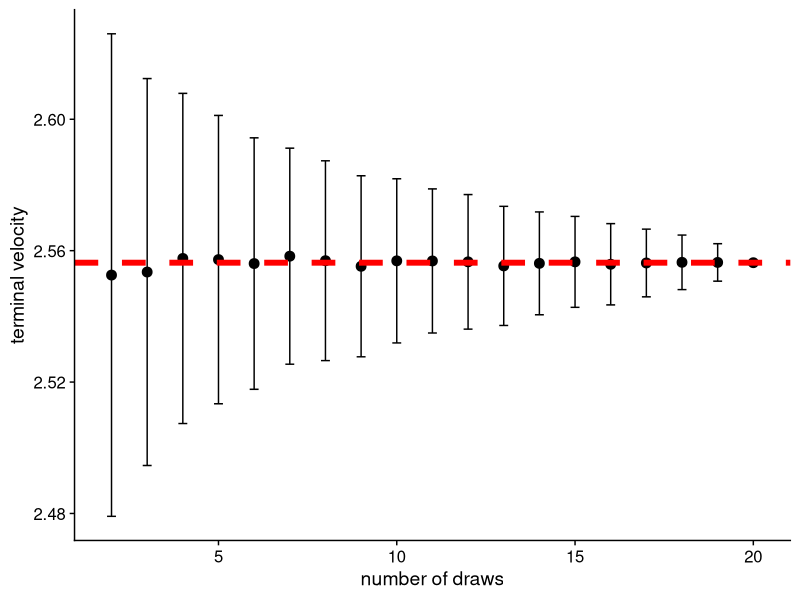
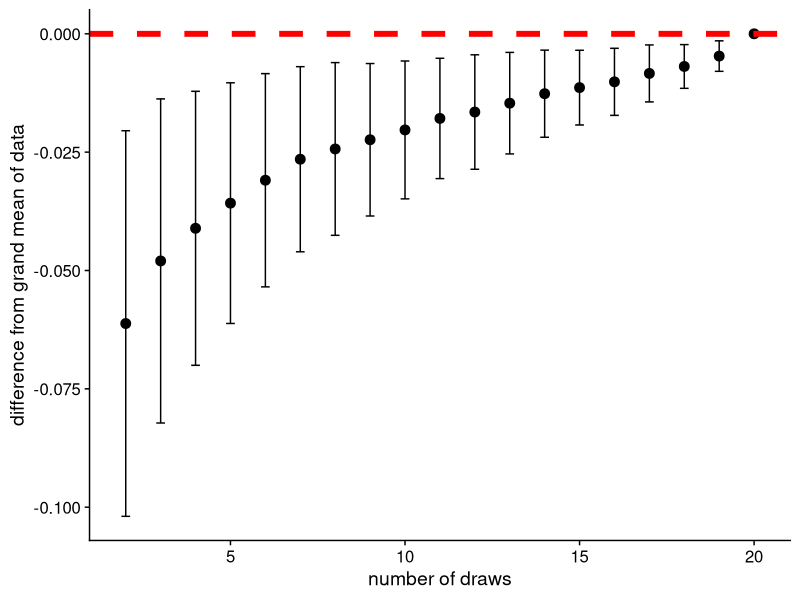
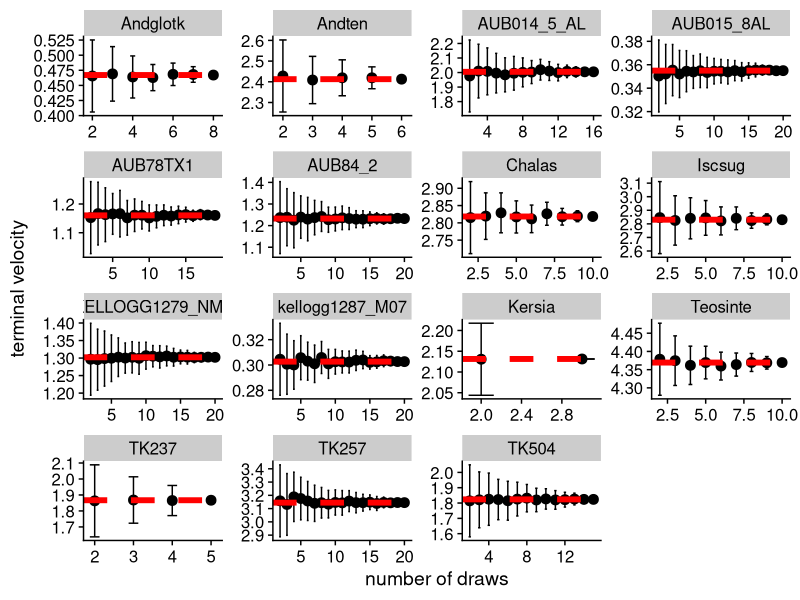
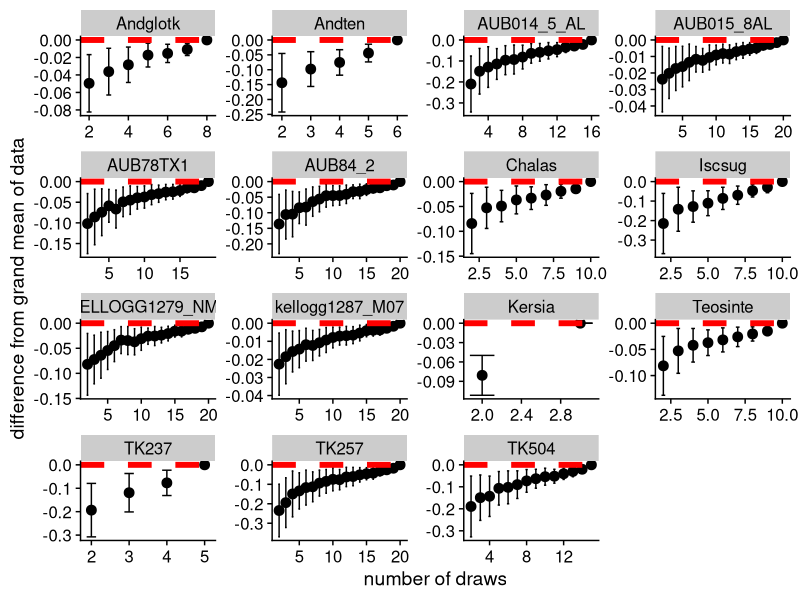
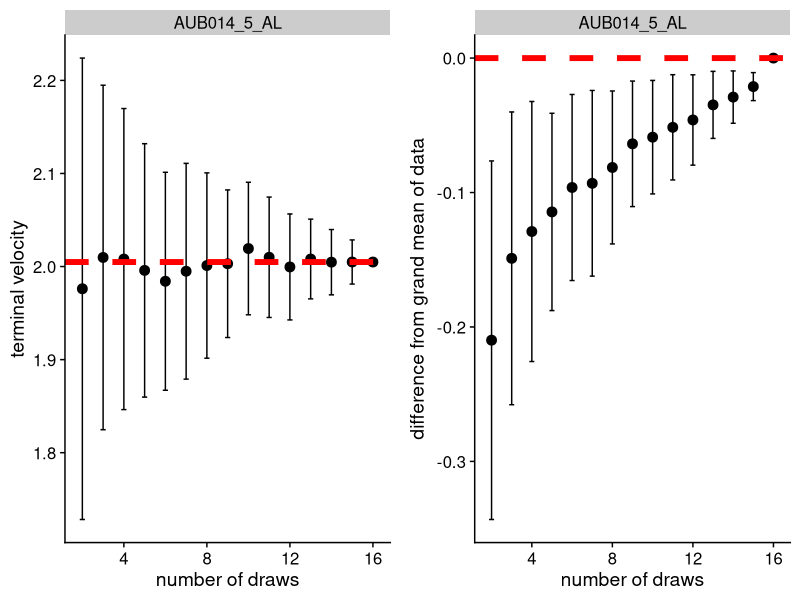
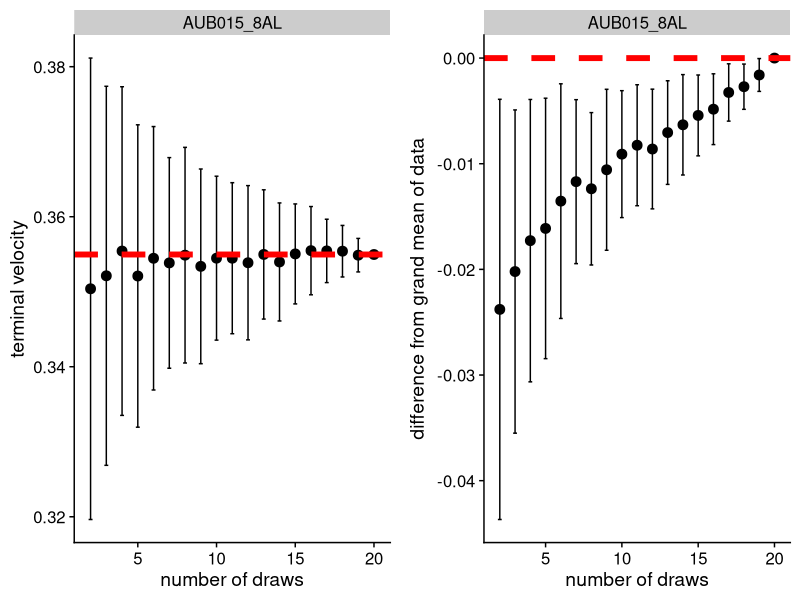
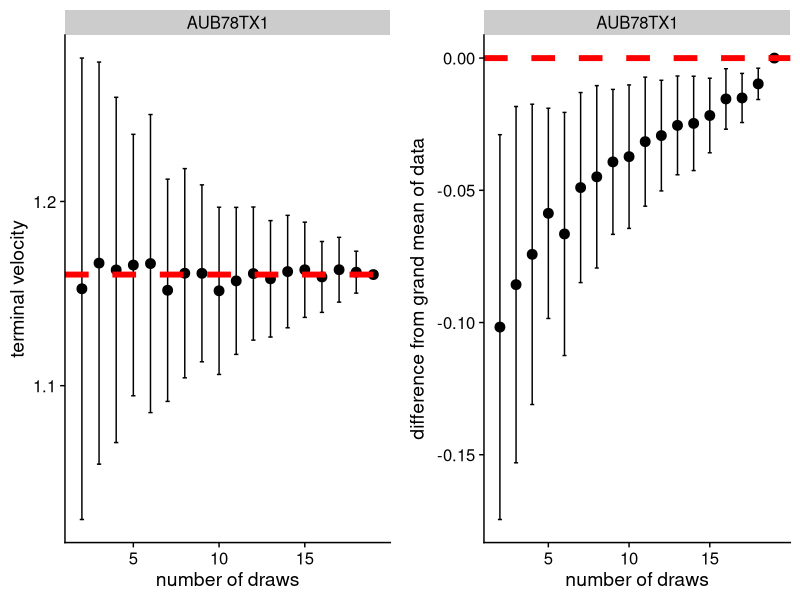
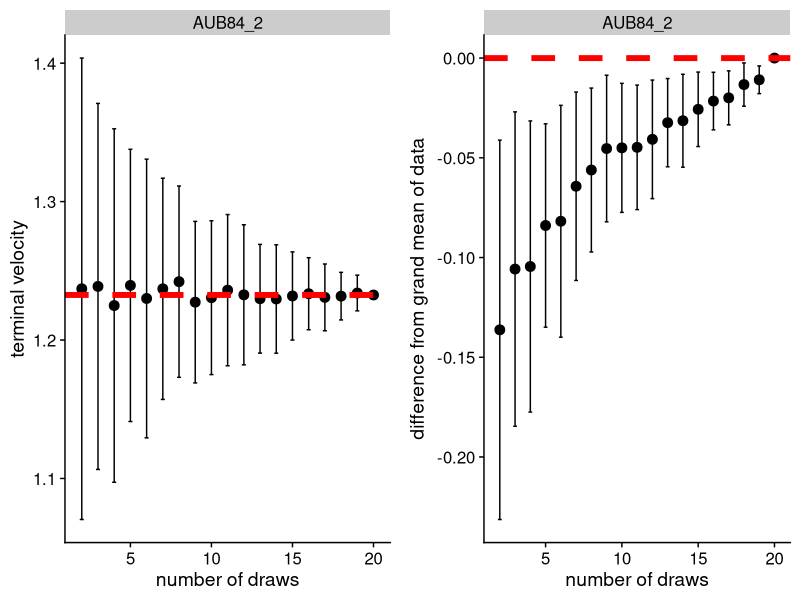

Generate these figures, in order, with R:
## ---- chunk 1
rm(list = ls())
library(tidyverse)
library(cowplot)
library(readxl)
theme_set(theme_cowplot())
## ---- chunk 2
# PROLOG   ##############################################################################

# PROJECT: Andropogonae_dispersaltraits
# PURPOSE: Determine the number of drops needed for each species.
# AUTHOR:  Lauren Sullivan (llsull@msu.edu)
# COLLAB:  Toby Kellogg, Kurt Petersen, Binbin Wang, Huijie Wu
# CREATED: 7 April 2021
# LATEST:  22 April 2025
# NOTES:   
#
# FILES:   "terminal_velocity.csv" - tv and mass data for all dropped seeds
#
#

### Set working directory to "source file location" to make sure code works!
  

# PROLOG   ##############################################################################
## ---- chunk 3

## Set up dataset
set.seed(4)

species <- rep("spp1", 60)
id <- c(seq(1,20,1), seq(1,20,1), seq(1,20,1))
rep <-c(rep(1,20), rep(2,20), rep(3,20))
tv <- c(rnorm(60, 2.5, 0.25))

dat <- data.frame(Species = species,
                  ID = id,
                  Rep = rep,
                  TV = tv)
dat <- dat %>%
        arrange(Species, ID, Rep)


## get mean TV based on 3 reps of each seed
dat_mean <- dat %>%
              group_by(Species, ID) %>%
              summarize(mean_tv = mean(TV))


grand_mean <- mean(dat_mean$mean_tv)
grand_sd <- sd(dat_mean$mean_tv)

## draw n individuals 1000 times, store and see how close you get to the grand mean.
reps <- 1000
n_draws <- seq(2,20,1)

results_all <- tibble(
  no_draws = numeric(),
  no_sims = numeric(),
  mean_tv = numeric(),
  diff = numeric()
)


for(ii in 1:length(n_draws-1)){
  
  #make a blank tibble  
  results_temp <- tibble(no_draws = rep(0, reps),
                  no_sim = rep(0, reps),
                  mean_tv = rep(0, reps),
                  mean_diff = rep(0, reps)
                  )  

  for(jj in 1:reps){
  
  #get a mean from the sample
  sample_mean <- mean(sample(dat_mean$mean_tv, size = n_draws[ii]), replace = FALSE)
    
  #fill the tibble  
  results_temp[jj,1] <- n_draws[ii]
  results_temp[jj,2] <- jj
  results_temp[jj,3] <- sample_mean
  results_temp[jj,4] <- abs(grand_mean - sample_mean)
  


  
  }
    #rbind to total results table
    results_all <- rbind(results_all, results_temp)
}

## ---- chunk 4

stats_sum <- results_all %>%
              group_by(no_draws) %>%
              summarize(tv_m = mean(mean_tv),
                        tv_sd = sd(mean_tv),
                        diff_m = mean(mean_diff),
                        diff_sd = sd(mean_diff))

# plot of means and errors
ggplot(stats_sum, aes(x = no_draws, y = tv_m))+
  geom_point(cex = 3)+
  geom_errorbar(aes(x = no_draws, ymin = tv_m - tv_sd, ymax = tv_m + tv_sd), width = 0.25) +
  geom_hline(yintercept=grand_mean, linetype="dashed", color = "red", size=2)+
  #geom_hline(yintercept=grand_mean+grand_sd, linetype="solid", color = "red", size=1)+
  #geom_hline(yintercept=grand_mean-grand_sd, linetype="solid", color = "red", size=1)+
  labs(x = "number of draws", y = "terminal velocity", main = "Mean Terminal Velocity")

# plot of differences and errors
ggplot(stats_sum, aes(x = no_draws, y = -diff_m))+
  geom_point(cex = 3)+
  geom_errorbar(aes(x = no_draws, ymin = -diff_m - diff_sd, ymax = -diff_m + diff_sd), width = 0.25) +
  geom_hline(yintercept=0, linetype="dashed", color = "red", size=2)+
  labs(x = "number of draws", y = "difference from grand mean of data", main = "Difference from Grand Mean")




## ---- chunk 5
## Set up dataset
set.seed(4)
seeddat <- read_csv("../data/terminal_velocity.csv")

#parameters
reps <- 100
#n_individual <- seq(1, length(unique(seeddat$Individual)), 1)
n_individual <- length(unique(seeddat$Individual))
individ_name <- as.character(unique(seeddat$Individual))


results_all <- tibble(
  individual = character(),
  no_draws = numeric(),
  no_sims = numeric(),
  mean_tv = numeric(),
  diff = numeric(),
  gm = numeric()
)


for(jj in 1:n_individual){
  #jj = 1
       
  #subset out the individuals
  individ <- seeddat %>%
                filter(Individual == individ_name[[jj]])
  #glimpse(individ)
  
  #define the number of draws because they all have different numbers of runs
  n_draws <- seq(2,nrow(individ),1)
  
  #calculate grand mean and sd per individual
  gm <- mean(individ$Vmean)
  #grand_sd <- sd(individ$Vmean)
   
  for(ii in 1:max(n_draws-1)){
    #ii = 1
  
    #make a blank tibble  
    results_temp <- tibble(individual = as.character(rep(0, reps)),
                    no_draws = rep(0, reps),
                    no_sim = rep(0, reps),
                    mean_tv = rep(0, reps),
                    mean_diff = rep(0, reps),
                    gm = rep(0, reps)
                    )     
  
       
    for(kk in 1:reps){
      #  kk = 1
          
      #get a mean from the sample
      sample_mean <- mean(sample(individ$Vmean, size = n_draws[ii]), replace = FALSE)
          
      #fill the tibble  
      results_temp[kk,1] <- unique(individ$Individual)
      results_temp[kk,2] <- n_draws[ii]
      results_temp[kk,3] <- kk
      results_temp[kk,4] <- sample_mean
      results_temp[kk,5] <- abs(gm - sample_mean)
      results_temp[kk,6] <- gm
  
  
    }
    #rbind to total results table
    results_all <- rbind(results_all, results_temp)
  }
}


## ---- chunk 6

stats_sum_data <- results_all %>%
                    group_by(individual, no_draws) %>%
                    summarize(tv_m = mean(mean_tv),
                              tv_sd = sd(mean_tv),
                              diff_m = mean(mean_diff),
                              diff_sd = sd(mean_diff),
                              gm = mean(gm))

# plot of means and errors
ggplot(stats_sum_data, aes(x = no_draws, y = tv_m))+
  geom_point(cex = 3)+
  geom_errorbar(aes(x = no_draws, ymin = tv_m - tv_sd, ymax = tv_m + tv_sd), width = 0.25)+
  geom_hline(aes(yintercept = gm), linetype="dashed", color = "red", size=2)+
  #geom_hline(yintercept=grand_mean+grand_sd, linetype="solid", color = "red", size=1)+
  #geom_hline(yintercept=grand_mean-grand_sd, linetype="solid", color = "red", size=1)+
  labs(x = "number of draws", y = "terminal velocity", main = "Mean Terminal Velocity")+
  facet_wrap(~ individual, scale = "free")


# plot of differences and errors
ggplot(stats_sum_data, aes(x = no_draws, y = -diff_m))+
  geom_point(cex = 3)+
  geom_errorbar(aes(x = no_draws, ymin = -diff_m - diff_sd, ymax = -diff_m + diff_sd), width = 0.25) +
  geom_hline(yintercept=0, linetype="dashed", color = "red", size=2)+
  labs(x = "number of draws", y = "difference from grand mean of data", main = "Difference from Grand Mean")+
  facet_wrap(~ individual, scale = "free")




## ---- chunk 7
for(jj in 1:n_individual){
  #jj = 5

  #subset out the individuals
  individ <- stats_sum_data %>%
                filter(individual == individ_name[[jj]])

a <- ggplot(individ, aes(x = no_draws, y = tv_m))+
        geom_point(cex = 3)+
        geom_errorbar(aes(x = no_draws, ymin = tv_m - tv_sd, ymax = tv_m + tv_sd), width = 0.25)+
        geom_hline(aes(yintercept = gm), linetype="dashed", color = "red", size=2)+
        #geom_hline(yintercept=grand_mean+grand_sd, linetype="solid", color = "red", size=1)+
        #geom_hline(yintercept=grand_mean-grand_sd, linetype="solid", color = "red", size=1)+
        labs(x = "number of draws", y = "terminal velocity", main = "Mean Terminal Velocity")+
        facet_wrap(~ individual, scale = "free")


# plot of differences and errors
b <- ggplot(individ, aes(x = no_draws, y = -diff_m))+
        geom_point(cex = 3)+
        geom_errorbar(aes(x = no_draws, ymin = -diff_m - diff_sd, ymax = -diff_m + diff_sd), width = 0.25) +
        geom_hline(yintercept=0, linetype="dashed", color = "red", size=2)+
        labs(x = "number of draws", y = "difference from grand mean of data", main = "Difference from Grand Mean")+
        facet_wrap(~ individual, scale = "free")


print(plot_grid(a, b, nrow = 1))

}

